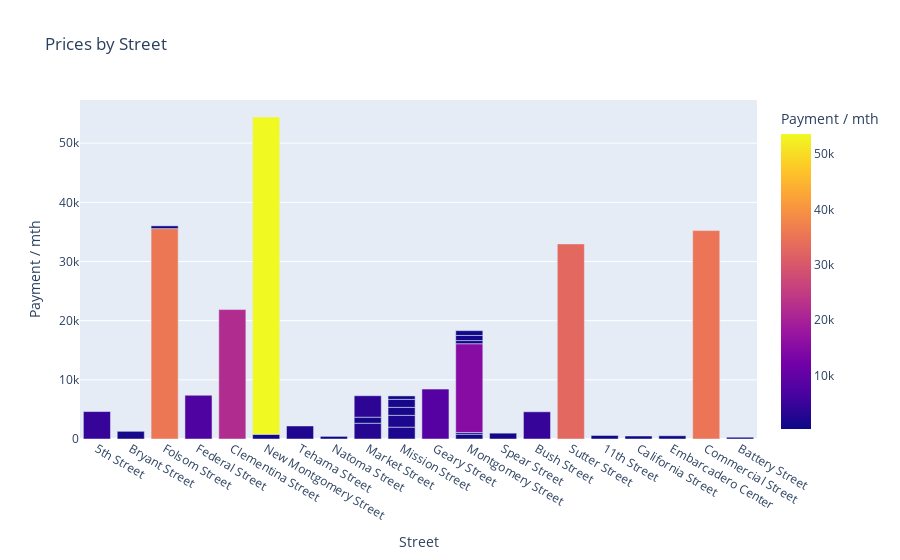

Notebook source saved alongside this figure:
### Code cell
fig = px.bar(final_data,x='Street',y ='Payment / mth',color='Payment / mth',title='Prices by Street')
fig.write_html('data/plots/prices_by_street.html')
fig.write_image('data/plots/prices_by_street.png')
fig.show()

### Figure 1 — Plotly figure (JSON) as saved in the notebook; plotly's stock layout.template omitted (floating-point values rounded to 4 significant figures)
{"data": [{"alignmentgroup": "True", "hovertemplate": "Street=%{x}<br>Payment / mth=%{marker.color}<extra></extra>", "legendgroup": "", "marker": {"color": [4638, 1300, 35558, 460, 7389, 21875, 800, 2200, 443, 53628, 2665, 2000, 2000, 1350, 1350, 1022, 3625, 8430, 813, 987, 4598, 32970, 290, 595, 15000, 507, 544, 35220, 528, 580, 300, 872, 805], "coloraxis": "coloraxis"}, "name": "", "offsetgroup": "", "orientation": "v", "showlegend": false, "textposition": "auto", "type": "bar", "x": ["5th Street", "Bryant Street", "Folsom Street", "Folsom Street", "Federal Street", "Clementina Street", "New Montgomery Street", "Tehama Street", "Natoma Street", "New Montgomery Street", "Market Street", "Mission Street", "Mission Street", "Mission Street", "Mission Street", "Market Street", "Market Street", "Geary Street", "Montgomery Street", "Spear Street", "Bush Street", "Sutter Street", "Montgomery Street", "11th Street", "Montgomery Street", "California Street", "Embarcadero Center", "Commercial Street", "Montgomery Street", "Mission Street", "Battery Street ", "Montgomery Street", "Montgomery Street"], "xaxis": "x", "y": [4638, 1300, 35558, 460, 7389, 21875, 800, 2200, 443, 53628, 2665, 2000, 2000, 1350, 1350, 1022, 3625, 8430, 813, 987, 4598, 32970, 290, 595, 15000, 507, 544, 35220, 528, 580, 300, 872, 805], "yaxis": "y"}], "layout": {"barmode": "relative", "coloraxis": {"colorbar": {"title": {"text": "Payment / mth"}}, "colorscale": [[0, "#0d0887"], [0.1111, "#46039f"], [0.2222, "#7201a8"], [0.3333, "#9c179e"], [0.4444, "#bd3786"], [0.5556, "#d8576b"], [0.6667, "#ed7953"], [0.7778, "#fb9f3a"], [0.8889, "#fdca26"], [1, "#f0f921"]]}, "legend": {"tracegroupgap": 0}, "title": {"text": "Prices by Street"}, "xaxis": {"anchor": "y", "domain": [0, 1], "title": {"text": "Street"}}, "yaxis": {"anchor": "x", "domain": [0, 1], "title": {"text": "Payment / mth"}}}}
